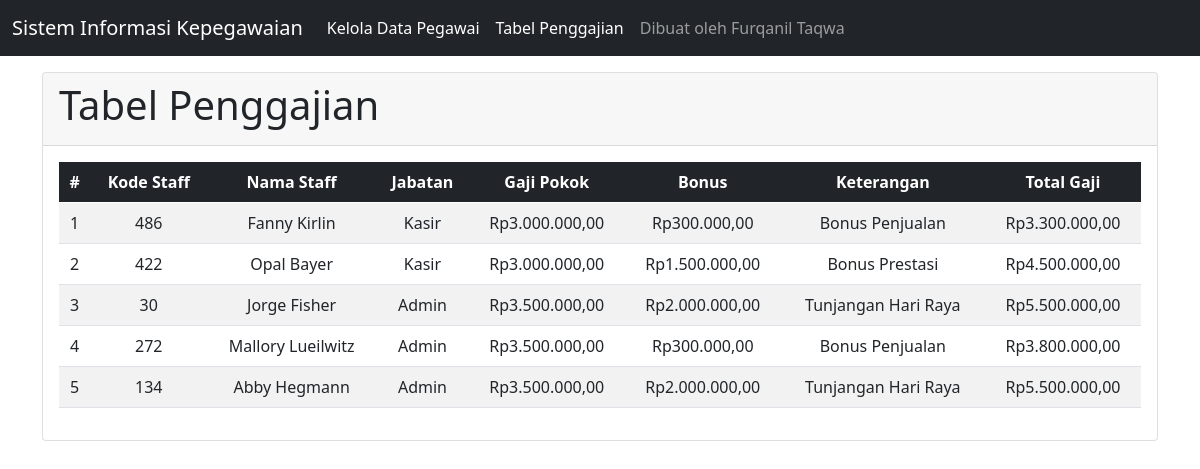
/?page=penggajian, run on the app's committed database.
### tables this page shows
CREATE TABLE `staff` (
  `kode_staff` varchar(10) NOT NULL,
  `nama_staff` varchar(25) NOT NULL,
  `tanggal_rekrut` date NOT NULL,
  `alamat` varchar(50) DEFAULT NULL,
  `tempat_lahir` varchar(25) NOT NULL,
  `tanggal_lahir` date NOT NULL,
  `kontak` varchar(13) DEFAULT NULL,
  `id_bonus` varchar(10) DEFAULT NULL,
  `id_jabatan` varchar(10) DEFAULT NULL
);

CREATE TABLE `jabatan` (
  `id_jabatan` varchar(10) NOT NULL,
  `jabatan` varchar(15) NOT NULL,
  `gaji_pokok` int(11) NOT NULL
);

CREATE TABLE `bonus` (
  `id_bonus` varchar(10) NOT NULL,
  `keterangan` varchar(50) NOT NULL,
  `total_bonus` int(11) NOT NULL
);

### pegawai.php (called while the page is built, shortened)
<?php
class pegawai implements crud {
    function view(){
        $db     = new database();
        $mysqli = $db->connect();
        $sql    = "SELECT * FROM ((staff
                        INNER JOIN jabatan ON staff.id_jabatan = jabatan.id_jabatan)
                        INNER JOIN bonus ON staff.id_bonus = bonus.id_bonus)
                    ORDER BY kode_staff DESC";
        $result = $mysqli->query($sql);
        while ($data = $result->fetch_assoc()) {
            $hasil[] = $data;
        }
        return $hasil;
    }
}
?>

### gaji.php (the view, shortened to what this page needs)
<div class="card-header">
	<h1>Tabel Penggajian</h1>
</div>
<div class="card-body">
	<table class="table table-responsive table-striped">
	  <thead class="table-dark">
	    <tr class='text-center'>
	      <th scope="col">#</th>
	      <th scope="col">Kode Staff</th>
	      <th scope="col">Nama Staff</th>
	      <th scope="col">Jabatan</th>
	      <th scope="col">Gaji Pokok</th>
	      <th scope="col">Bonus</th>
	      <th scope="col">Keterangan</th>
	      <th scope="col">Total Gaji</th>
	    </tr>
	  </thead>
	  <tbody>
	  	<?php
	  	require_once 'pegawai.php';
	  	$pegawai 	= new pegawai();
	  	$result		= $pegawai->view();
	  	$no 		= 1;
	  	if(!empty($result)) {
	  		foreach($result as $data){
				$kode_staff		= $data['kode_staff'];
				$nama_staff		= $data['nama_staff'];
				$keterangan		= $data['keterangan'];
				$tmp_total_bonus= $data['total_bonus'];
				$total_bonus    = "Rp" . number_format($tmp_total_bonus,2,',','.');
				$jabatan		= $data['jabatan'];
				$tmp_gaji_pokok	= $data['gaji_pokok'];
				$gaji_pokok     = "Rp" . number_format($tmp_gaji_pokok,2,',','.');
				$tmp_total_gaji	= $tmp_gaji_pokok + $tmp_total_bonus;
		        $total_gaji  = "Rp" . number_format($tmp_total_gaji,2,',','.');
	    echo "
	    <tr class='text-center'>
	      <td>$no</td>
	      <td>$kode_staff</td>
	      <td>$nama_staff</td>
	      <td>$jabatan</td>
	      <td>$gaji_pokok</td>
	      <td>$total_bonus</td>
	      <td>$keterangan</td>
	      <td>$total_gaji</td>
	      "
	      ?>
		</tr>
	    <?php
	    $no++;
	  		}
	  	}
	    ?>
	  </tbody>
	</table>
</div>

### data on the page
staff: kode_staff "486", nama_staff "Fanny Kirlin", id_jabatan.jabatan "Kasir", id_jabatan.gaji_pokok "Rp3.000.000,00", id_bonus.total_bonus "Rp300.000,00", id_bonus.keterangan "Bonus Penjualan", id_jabatan.total_bonus "Rp3.300.000,00"
staff: kode_staff "422", nama_staff "Opal Bayer", id_jabatan.jabatan "Kasir", id_jabatan.gaji_pokok "Rp3.000.000,00", id_bonus.total_bonus "Rp1.500.000,00", id_bonus.keterangan "Bonus Prestasi", id_jabatan.total_bonus "Rp4.500.000,00"
staff: kode_staff "30", nama_staff "Jorge Fisher", id_jabatan.jabatan "Admin", id_jabatan.gaji_pokok "Rp3.500.000,00", id_bonus.total_bonus "Rp2.000.000,00", id_bonus.keterangan "Tunjangan Hari Raya", id_jabatan.total_bonus "Rp5.500.000,00"
staff: kode_staff "272", nama_staff "Mallory Lueilwitz", id_jabatan.jabatan "Admin", id_jabatan.gaji_pokok "Rp3.500.000,00", id_bonus.total_bonus "Rp300.000,00", id_bonus.keterangan "Bonus Penjualan", id_jabatan.total_bonus "Rp3.800.000,00"
staff: kode_staff "134", nama_staff "Abby Hegmann", id_jabatan.jabatan "Admin", id_jabatan.gaji_pokok "Rp3.500.000,00", id_bonus.total_bonus "Rp2.000.000,00", id_bonus.keterangan "Tunjangan Hari Raya", id_jabatan.total_bonus "Rp5.500.000,00"
